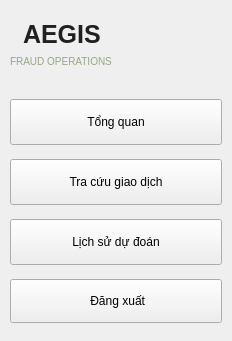
                  <widget class="QFrame" name="sidebar">
                    <property name="minimumSize">
                      <size>
                        <width>232</width>
                        <height>0</height>
                      </size>
                    </property>
                    <property name="maximumSize">
                      <size>
                        <width>232</width>
                        <height>16777215</height>
                      </size>
                    </property>
                    <layout class="QVBoxLayout" name="qvboxlayout3" stretch="0,0,0,0,0,0,0,0,0,0,0">
                      <property name="leftMargin">
                        <number>10</number>
                      </property>
                      <property name="topMargin">
                        <number>20</number>
                      </property>
                      <property name="rightMargin">
                        <number>10</number>
                      </property>
                      <property name="bottomMargin">
                        <number>18</number>
                      </property>
                      <property name="spacing">
                        <number>6</number>
                      </property>
                      <item>
                        <layout class="QHBoxLayout" name="qhboxlayout3" stretch="0,0,0">
                          <property name="leftMargin">
                            <number>0</number>
                          </property>
                          <property name="topMargin">
                            <number>0</number>
                          </property>
                          <property name="rightMargin">
                            <number>0</number>
                          </property>
                          <property name="bottomMargin">
                            <number>0</number>
                          </property>
                          <property name="spacing">
                            <number>6</number>
                          </property>
                          <item>
                            <widget class="QLabel" name="qlabel5">
                              <property name="text">
                                <string />
                              </property>
                              <property name="wordWrap">
                                <bool>false</bool>
                              </property>
                              <property name="pixmap">
                                <pixmap>assets/qlabel5.png</pixmap>
                              </property>
                            </widget>
                          </item>
                          <item>
                            <widget class="QLabel" name="qlabel6">
                              <property name="styleSheet">
                                <string>font-size:25px;color:#202020;font-weight:700;background:transparent;</string>
                              </property>
                              <property name="text">
                                <string>AEGIS</string>
                              </property>
                              <property name="wordWrap">
                                <bool>false</bool>
                              </property>
                            </widget>
                          </item>
                          <item>
                            <spacer name="spacer5">
                              <property name="orientation">
                                <enum>Qt::Horizontal</enum>
                              </property>
                              <property name="sizeType">
                                <enum>QSizePolicy::Expanding</enum>
                              </property>
                              <property name="sizeHint">
                                <size>
                                  <width>0</width>
                                  <height>0</height>
                                </size>
                              </property>
                            </spacer>
                          </item>
                        </layout>
                      </item>
                      <item>
                        <widget class="QLabel" name="qlabel7">
                          <property name="styleSheet">
                            <string>font-size:10px;color:#95A789;font-weight:400;background:transparent;</string>
                          </property>
                          <property name="text">
                            <string>FRAUD OPERATIONS</string>
                          </property>
                          <property name="wordWrap">
                            <bool>false</bool>
                          </property>
                        </widget>
                      </item>
                      <item>
                        <spacer name="spacer6">
                          <property name="orientation">
                            <enum>Qt::Vertical</enum>
                          </property>
                          <property name="sizeType">
                            <enum>QSizePolicy::Fixed</enum>
                          </property>
                          <property name="sizeHint">
                            <size>
                              <width>0</width>
                              <height>25</height>
                            </size>
                          </property>
                        </spacer>
                      </item>
                      <item>
                        <widget class="QPushButton" name="dashboardButton">
                          <property name="minimumSize">
                            <size>
                              <width>0</width>
                              <height>46</height>
                            </size>
                          </property>
                          <property name="maximumSize">
                            <size>
                              <width>16777215</width>
                              <height>46</height>
                            </size>
                          </property>
                          <property name="text">
                            <string>Tổng quan</string>
                          </property>
                          <property name="checkable">
                            <bool>true</bool>
                          </property>
                          <property name="icon">
                            <iconset>
                              <normaloff>assets/dashboardButton.png</normaloff>
                            </iconset>
                          </property>
                        </widget>
                      </item>
                      <item>
                        <spacer name="spacer7">
                          <property name="orientation">
                            <enum>Qt::Vertical</enum>
                          </property>
                          <property name="sizeType">
                            <enum>QSizePolicy::Fixed</enum>
                          </property>
                          <property name="sizeHint">
                            <size>
                              <width>0</width>
                              <height>8</height>
                            </size>
                          </property>
                        </spacer>
                      </item>
                      <item>
                        <widget class="QPushButton" name="lookupButton">
                          <property name="minimumSize">
                            <size>
                              <width>0</width>
                              <height>46</height>
                            </size>
                          </property>
                          <property name="maximumSize">
                            <size>
                              <width>16777215</width>
                              <height>46</height>
                            </size>
                          </property>
                          <property name="text">
                            <string>Tra cứu giao dịch</string>
                          </property>
                          <property name="checkable">
                            <bool>true</bool>
                          </property>
                          <property name="icon">
                            <iconset>
                              <normaloff>assets/lookupButton.png</normaloff>
                            </iconset>
                          </property>
                        </widget>
                      </item>
                      <item>
                        <spacer name="spacer8">
                          <property name="orientation">
                            <enum>Qt::Vertical</enum>
                          </property>
                          <property name="sizeType">
                            <enum>QSizePolicy::Fixed</enum>
                          </property>
                          <property name="sizeHint">
                            <size>
                              <width>0</width>
                              <height>8</height>
                            </size>
                          </property>
                        </spacer>
                      </item>
                      <item>
                        <widget class="QPushButton" name="recordsButton">
                          <property name="minimumSize">
                            <size>
                              <width>0</width>
                              <height>46</height>
                            </size>
                          </property>
                          <property name="maximumSize">
                            <size>
                              <width>16777215</width>
                              <height>46</height>
                            </size>
                          </property>
                          <property name="checkable">
                            <bool>true</bool>
                          </property>
                          <property name="icon">
                            <iconset>
                              <normaloff>assets/recordsButton.png</normaloff>
                            </iconset>
                          </property>
                          <property name="text">
                            <string>Lịch sử dự đoán</string>
                          </property>
                        </widget>
                      </item>
                      <item>
                        <spacer name="spacer9">
                          <property name="orientation">
                            <enum>Qt::Vertical</enum>
                          </property>
                          <property name="sizeType">
                            <enum>QSizePolicy::Fixed</enum>
                          </property>
                          <property name="sizeHint">
                            <size>
                              <width>0</width>
                              <height>8</height>
                            </size>
                          </property>
                        </spacer>
                      </item>
                      <item>
                        <spacer name="spacer10">
                          <property name="orientation">
                            <enum>Qt::Vertical</enum>
                          </property>
                          <property name="sizeType">
                            <enum>QSizePolicy::Expanding</enum>
                          </property>
                          <property name="sizeHint">
                            <size>
                              <width>0</width>
                              <height>0</height>
                            </size>
                          </property>
                        </spacer>
                      </item>
                      <item>
                        <widget class="QPushButton" name="logoutButton">
                          <property name="minimumSize">
                            <size>
                              <width>0</width>
                              <height>44</height>
                            </size>
                          </property>
                          <property name="maximumSize">
                            <size>
                              <width>16777215</width>
                              <height>44</height>
                            </size>
                          </property>
                          <property name="text">
                            <string> Đăng xuất</string>
                          </property>
                          <property name="icon">
                            <iconset>
                              <normaloff>assets/logoutButton.png</normaloff>
                            </iconset>
                          </property>
                        </widget>
                      </item>
                    </layout>
                  </widget>
